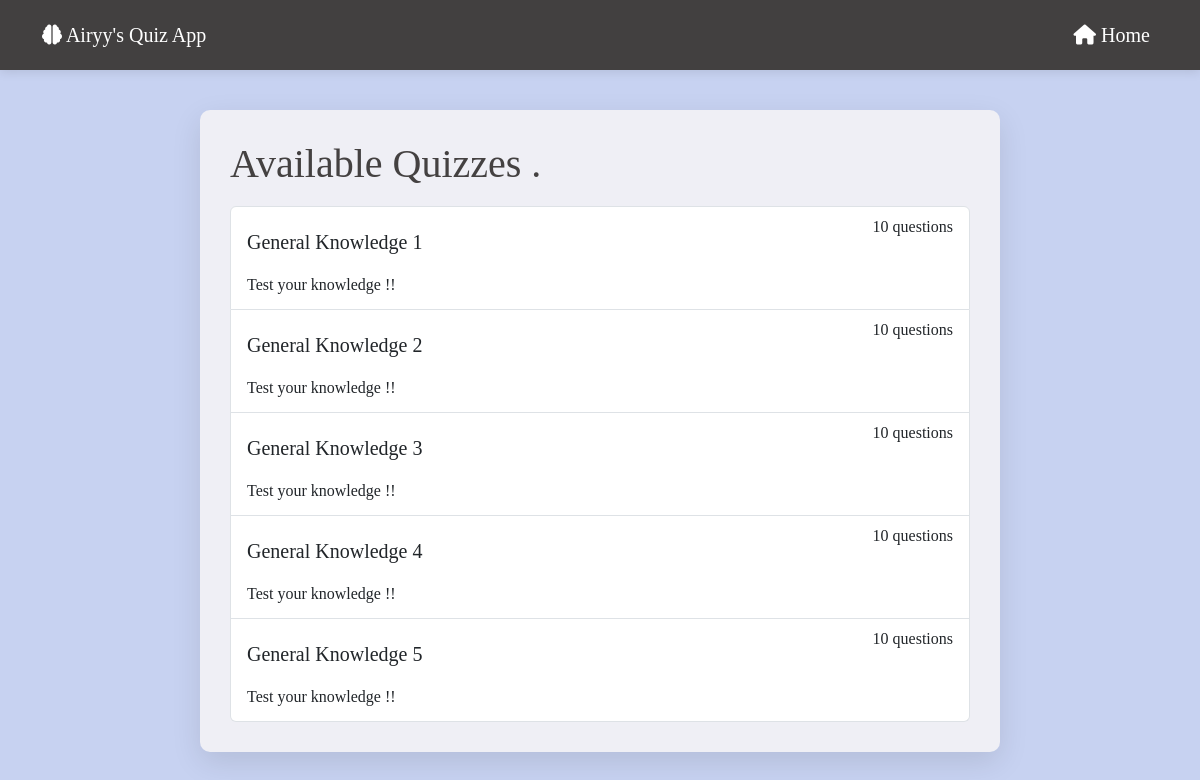
Screenshot of /quizzes/ with the database file from the repository.
### quiz_app/models.py (models this page shows)
class Quiz(models.Model):
    title = models.CharField(max_length=200)
    description = models.TextField()
    duration = models.PositiveBigIntegerField(help_text="Duration in minutes")

### quiz_app/views.py (the view)
# urls.py: path('quizzes/', views.quiz_list, name='quiz_list'),
def quiz_list(request):
    quizzes = Quiz.objects.all()
    return render(request, 'quiz_list.html', {'quizzes': quizzes})

### quiz_app/templates/quiz_list.html (shortened to what this page needs)
{% extends 'base.html' %}
{% block content %}
<div class="container quiz-container">
    <h1>Available Quizzes .</h1>
    <div class="list-group">
        {% for quiz in quizzes %}
        <a href="{% url 'start_quiz' quiz.id %}" class="list-group-item list-group-item-action">
            <div class=" question-container">
                <h5 class="mb-1">{{ quiz.title }}</h5>
                <medium class="mb-2">{{ quiz.question_set.count }} questions</medium>
            </div>
            <p class="mb-1">{{ quiz.description }}</p>
        </a>
        {% endfor %}
    </div>
</div>
{% endblock %}

### quiz_app/templates/base.html (shortened to what this page needs)
<!DOCTYPE html>
<html lang="en">
<head>
    <link rel="stylesheet" href="https://cdn.jsdelivr.net/npm/bootstrap@5.3.0/dist/css/bootstrap.min.css">
    <link rel="stylesheet" href="https://cdnjs.cloudflare.com/ajax/libs/font-awesome/6.4.0/css/all.min.css">
</head>
<body>
    <nav class="navbar navbar-expand-lg navbar-dark sticky-top">
        <div class="container nav-container">
            <a class="navbar-brand" href="{% url 'home' %}">
                <i class="fas fa-brain"></i> Airyy's Quiz App
            </a>
            <div>
                <ul class="navbar-nav">
                    <li class="nav-item">
                        <a class="nav-link active" href="{% url 'home' %}">
                            <i class="fas fa-home"></i> Home
                        </a>
                    </li>
                </ul>
            </div>
        </div>
    </nav>
        {% block content %}
        {% endblock %}
</body>
</html>

### quiz_app/templates/base.html (style rules this page uses)
body { background: #90caf9; min-height: 100vh; font-family: 'Times New Roman', serif; color: #333; padding-top: 0px; }
.navbar { background-color: #424040; box-shadow: 0 2px 10px rgba(0,0,0,0.1); padding: 12px 0; }
.navbar-brand, .nav-link { color: #fff; font-size: 20px; }
.nav-container { display: flex; justify-content: space-between; align-items: center; width: 100%; }
.navbar-nav { flex-direction: row; margin: 0; }
.nav-item { margin-left: 20px; }

### quiz_app/templates/quiz_list.html (style rules this page uses)
body { background: rgba(138, 161, 226, 0.479); min-height: 100vh; padding-top: 0; }
.quiz-container { background: rgb(239, 239, 245); border-radius: 10px; padding: 30px; max-width: 800px; margin: 40px auto; box-shadow: 0 10px 30px rgba(0, 0, 0, 0.1); }
h1 { color: rgb(68, 65, 65); position: relative; padding-bottom: 10px; }
.mb-1 { border-radius: 10px; margin-top: 15px; margin-bottom: 15px; }
.question-container { display: flex; width: 100%; justify-content: space-between; }

### rows the page displays
Quiz: title "General Knowledge 1", question_set.count "10", description "Test your knowledge !!"
Quiz: title "General Knowledge 2", question_set.count "10", description "Test your knowledge !!"
Quiz: title "General Knowledge 3", question_set.count "10", description "Test your knowledge !!"
Quiz: title "General Knowledge 4", question_set.count "10", description "Test your knowledge !!"
Quiz: title "General Knowledge 5", question_set.count "10", description "Test your knowledge !!"
